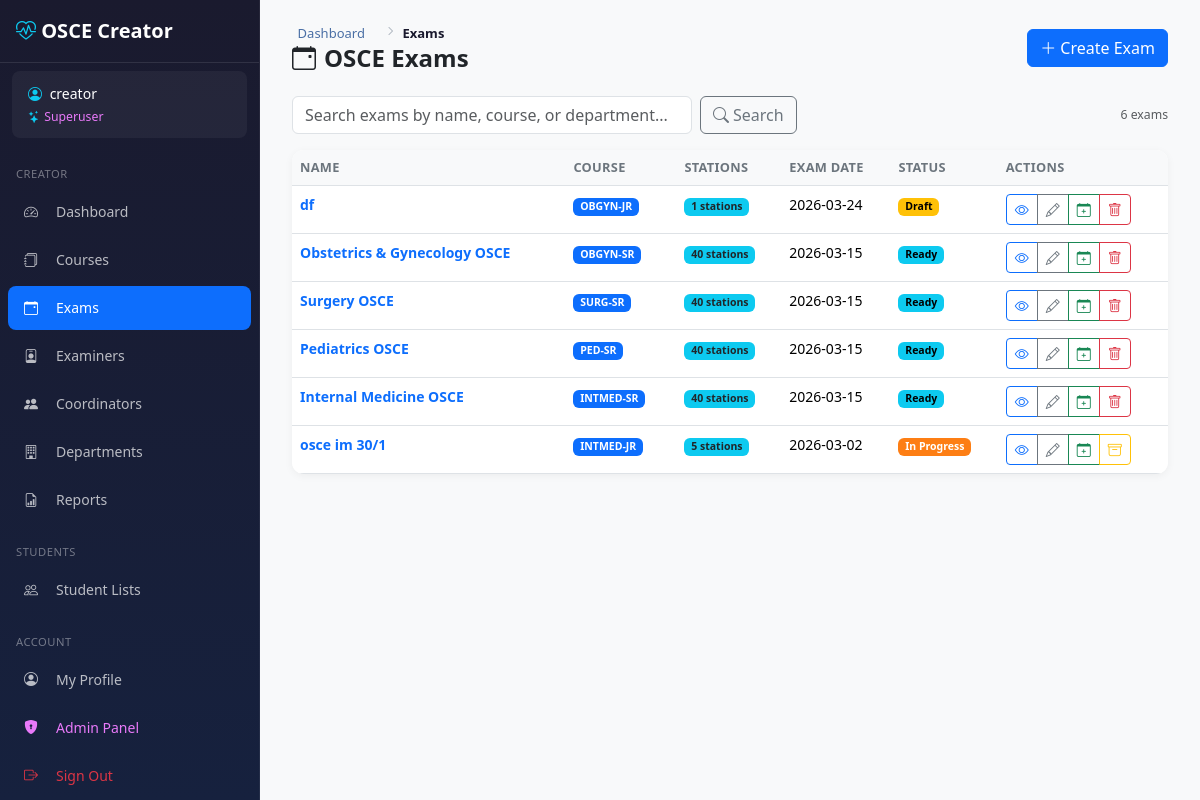
The page /creator/exams/ (signed in) on the database as committed earlier.
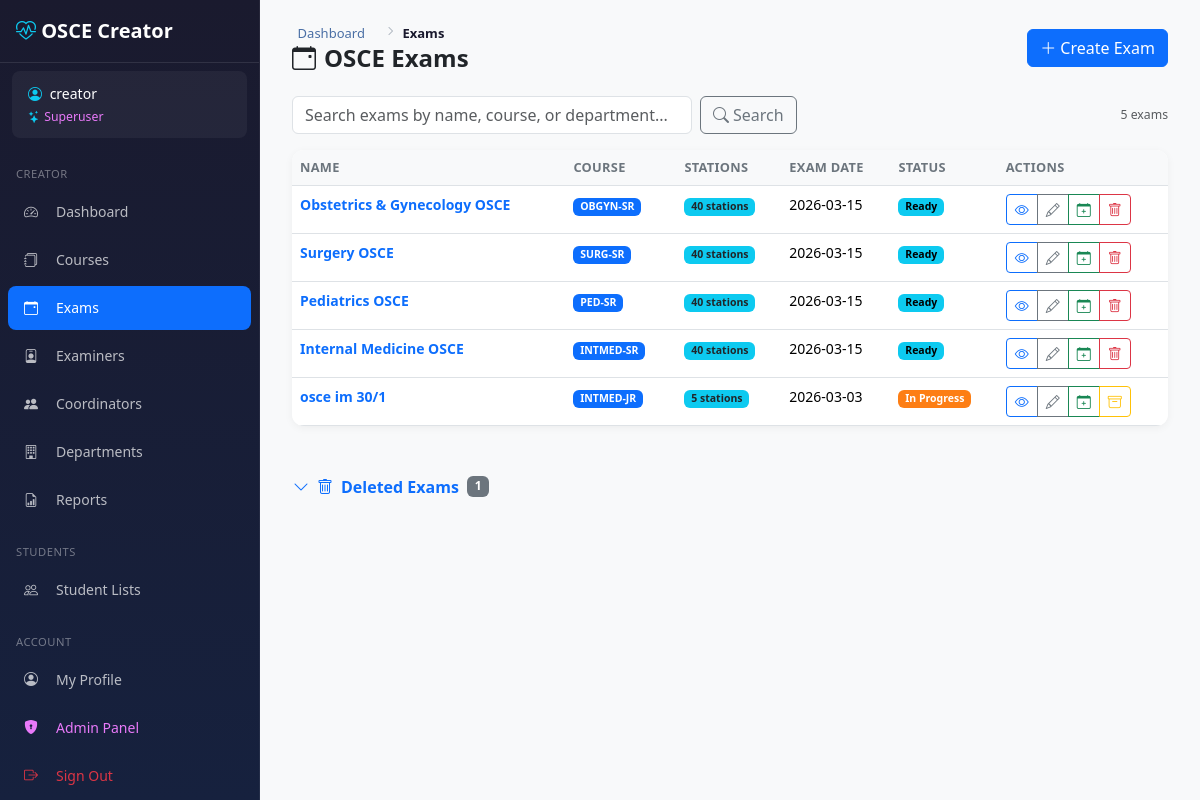
The same page on the database as committed later.
### core/models/exam.py (models this page shows, shortened)
class Exam(TimestampMixin):
    id = models.UUIDField(primary_key=True, default=uuid.uuid4, editable=False)
    course = models.ForeignKey(
        'core.Course', on_delete=models.CASCADE, related_name='exams', db_index=True
    )
    name = models.CharField(max_length=100)
    description = models.TextField(blank=True, default='')
    exam_date = models.DateField()
    department = models.CharField(max_length=100, blank=True, default='')
    number_of_stations = models.IntegerField(default=4)
    station_duration_minutes = models.IntegerField(default=8)
    exam_weight = models.DecimalField(
        max_digits=6, decimal_places=2,
        null=True, blank=True,
        help_text='Final grade weight (e.g. 40 means the exam is marked out of 40 regardless of total station marks)'
    )
    status = models.CharField(max_length=20, default='draft')
    is_deleted = models.BooleanField(default=False, db_index=True)
    deleted_at = models.IntegerField(null=True, blank=True)
    deleted_by = models.IntegerField(null=True, blank=True)
    class Meta:
        db_table = 'exams'

### core/models/course.py (models this page shows, shortened)
class Course(TimestampMixin):
    id = models.AutoField(primary_key=True)
    code = models.CharField(max_length=20, unique=True)
    short_code = models.CharField(max_length=20, blank=True, default='')
    name = models.CharField(max_length=100)
    description = models.TextField(blank=True, default='')
    year_level = models.IntegerField(default=1)
    department = models.ForeignKey(
        'core.Department',
        on_delete=models.SET_NULL,
        null=True, blank=True,
        related_name='courses',
        help_text='Department responsible for this course',
    )
    osce_mark = models.PositiveIntegerField(
        null=True, blank=True,
        help_text='Total OSCE mark for this course (entered manually, e.g. 50)',
    )
    class Meta:
        db_table = 'courses'

### creator/views/exams.py (the view, shortened to what this page needs)
# urls.py: path('exams/', exams.exam_list, name='exam_list'),
@login_required
def exam_list(request):
    search_query = request.GET.get('search', '').strip()
    exams_qs = Exam.objects.filter(is_deleted=False).select_related('course').order_by('-created_at')
    page_num = request.GET.get('page', 1)
    paginator = Paginator(exams_qs, per_page=20)
    try:
        page_obj = paginator.page(page_num)
    except (PageNotAnInteger, EmptyPage):
        page_obj = paginator.page(1)
    can_see_deleted = request.user.is_superuser or getattr(request.user, 'role', None) == 'admin'
    deleted_exams = (
        Exam.objects.filter(is_deleted=True).select_related('course').order_by('-deleted_at')
        if can_see_deleted else []
    )
    return render(request, 'creator/exams/list.html', {
        'exams': page_obj.object_list,
        'page_obj': page_obj,
        'paginator': paginator,
        'search_query': search_query,
        'deleted_exams': deleted_exams,
    })

### core/context_processors.py (called while the page is built)
def admin_token(request):
    if hasattr(request, 'user') and request.user.is_authenticated and request.user.is_staff:
        return {'ADMIN_TOKEN': settings.SECRET_ADMIN_URL}
    return {'ADMIN_TOKEN': ''}

### core/models/examiner.py (called while the page is built)
    @property
    def display_name(self):
        if self.title:
            return f"{self.title} {self.full_name}"
        return self.full_name

### core/templatetags/osce_filters.py (called while the page is built)
@register.filter(name='status_label')
def status_label_filter(value):
    LABELS = {
        'draft':       'Draft',
        'ready':       'Ready',
        'scheduled':   'Scheduled',
        'in_progress': 'In Progress',
        'completed':   'Completed',
        'archived':    'Archived',
        'cancelled':   'Cancelled',
    }
    if not value:
        return ''
    return LABELS.get(str(value), str(value).replace('_', ' ').title())

### templates/creator/exams/list.html (shortened to what the changed rows need)
{% extends 'creator/base_creator.html' %}
{% load osce_filters %}
{% block content %}
<div class="page-header d-flex flex-wrap justify-content-between align-items-center gap-2">
    <div>
        <h1><i class="bi bi-calendar-event me-2"></i>OSCE Exams</h1>
    </div>
</div>
<div class="mb-3 d-flex gap-2 align-items-center">
    <form method="get" class="d-flex gap-2 align-items-center flex-grow-1">
        <input type="text" name="search" class="form-control" placeholder="Search exams by name, course, or department..." value="{{ search_query|default:'' }}" style="max-width:400px;">
        <button type="submit" class="btn btn-outline-secondary"><i class="bi bi-search me-1"></i>Search</button>
    </form>
    <small class="text-muted text-nowrap">{{ paginator.count }} exam{{ paginator.count|pluralize }}</small>
</div>
<div class="table-card">
    <div class="table-responsive">
    <table class="table table-hover mb-0">
        <thead>
            <tr>
                <th>Name</th><th>Course</th><th>Stations</th><th>Exam Date</th><th>Status</th><th>Actions</th>
            </tr>
        </thead>
        <tbody>
            {% for exam in exams %}
            <tr>
                <td><a href="{% url 'creator:exam_detail' exam.id %}" class="text-decoration-none fw-bold">{{ exam.name }}</a></td>
                <td>
                    {% if exam.course %}
                        <span class="badge bg-primary me-1">{{ exam.course.short_code|default:exam.course.code }}</span>
                    {% else %}<span class="text-muted">-</span>{% endif %}
                </td>
                   <td><span class="badge bg-info text-dark">{{ exam.stations.count }} stations</span></td>
                <td>
                    {% if exam.exam_date %}{{ exam.exam_date|date:"Y-m-d" }}{% else %}<span class="text-muted">Not set</span>{% endif %}
                </td>
                <td><span class="badge badge-{{ exam.status }}">{{ exam.status|status_label }}</span></td>
                <td>
                    <div class="btn-group btn-group-sm">
                        <a href="{% url 'creator:exam_detail' exam.id %}" class="btn btn-outline-primary" title="View"><i class="bi bi-eye"></i></a>
                        <a href="{% url 'creator:exam_edit' exam.id %}" class="btn btn-outline-secondary" title="Edit"><i class="bi bi-pencil"></i></a>
                        <a href="{% url 'creator:session_create' exam.id %}" class="btn btn-outline-success" title="Add Session"><i class="bi bi-calendar-plus"></i></a>
                        {% if exam.status == 'draft' or exam.status == 'ready' %}
                            <button type="button" class="btn btn-outline-danger" title="Delete Exam"
                                    data-bs-toggle="modal" data-bs-target="#deleteExamModal"
                                    data-exam-id="{{ exam.id }}" data-exam-name="{{ exam.name }}"><i class="bi bi-trash"></i></button>
                        {% elif exam.status == 'in_progress' or exam.status == 'completed' %}
                            <button type="button" class="btn btn-outline-warning" title="Archive Exam"
                                    data-bs-toggle="modal" data-bs-target="#archiveExamModal"
                                    data-exam-id="{{ exam.id }}" data-exam-name="{{ exam.name }}"><i class="bi bi-archive"></i></button>
                        {% endif %}
                    </div>
                </td>
            </tr>
            {% endfor %}
        </tbody>
    </table>
    </div>
</div>
{% if deleted_exams and user.is_superuser or deleted_exams and user.role == 'admin' %}
<div class="mt-5">
    <button class="btn btn-link p-0 mb-3 d-flex align-items-center" type="button" data-bs-toggle="collapse" data-bs-target="#deletedExamsCollapse" id="deletedExamsToggle" style="text-decoration: none;">
        <i class="bi bi-chevron-down me-2" id="deletedExamsChevron" style="transition: transform 0.2s;"></i>
        <i class="bi bi-trash me-2"></i><strong>Deleted Exams</strong>
        <span class="badge bg-secondary ms-2">{{ deleted_exams|length }}</span>
    </button>
</div>
{% endif %}
{% endblock %}

Rows that differ between the two databases and show on the page:
removed Exam: name "df", course.short_code "OBGYN-JR", stations.count "1", exam_date "2026-03-24", status|status_label "Draft"
changed Exam "osce im 30/1": exam_date "2026-03-02" → "2026-03-03"
Other text that changed with them:
{{ paginator.count }}: "6" → "5"
{{ deleted_exams|length }}: (not shown) → "1"
text now shown: "Deleted Exams"
